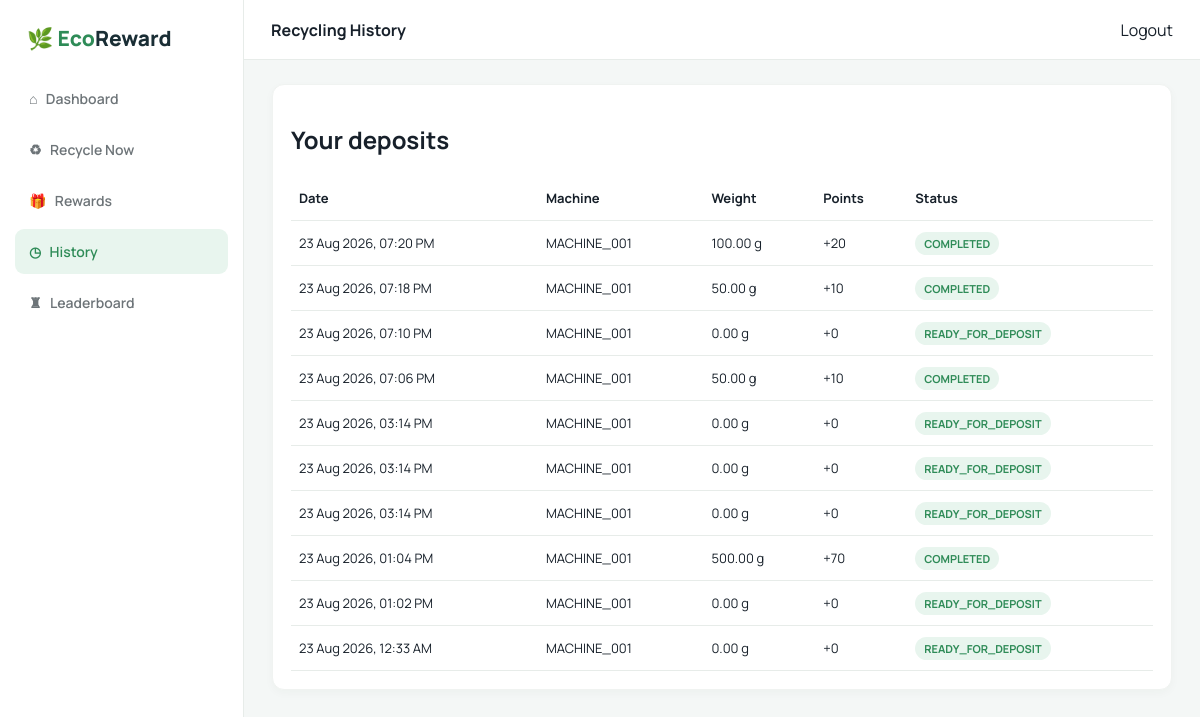
Page /history/ (signed in) on the committed database.
### recycling/models.py (models this page shows)
class RecyclingSession(models.Model):
    STATUS_CHOICES = [(x, x.replace("_", " ").title()) for x in ["RFID_VERIFIED", "READY_FOR_DEPOSIT", "MEASURING", "PROCESSING", "COMPLETED", "REJECTED"]]
    user = models.ForeignKey(User, on_delete=models.CASCADE)
    machine = models.ForeignKey(Machine, on_delete=models.PROTECT)
    rfid_card = models.ForeignKey(RFIDCard, on_delete=models.PROTECT, null=True, blank=True, related_name="sessions")
    session_id = models.CharField(max_length=32, editable=False, default=make_session_id)
    rfid_uid = models.CharField(max_length=64)
    status = models.CharField(max_length=30, choices=STATUS_CHOICES, default="RFID_VERIFIED")
    weight_grams = models.DecimalField(max_digits=8, decimal_places=2, default=0)
    points = models.PositiveIntegerField(default=0)
    created_at = models.DateTimeField(auto_now_add=True)
    completed_at = models.DateTimeField(null=True, blank=True)

class Machine(models.Model):
    STATUS_CHOICES = [("ONLINE", "Online"), ("OFFLINE", "Offline"), ("MAINTENANCE", "Maintenance")]
    code = models.CharField(max_length=40, unique=True)
    location = models.CharField(max_length=120, default="Main Campus")
    status = models.CharField(max_length=20, choices=STATUS_CHOICES, default="ONLINE")
    bin_level = models.PositiveIntegerField(default=40)
    api_key = models.CharField(max_length=120, default="change-me")
    last_seen = models.DateTimeField(auto_now=True)

### recycling/views.py (the view)
# urls.py: path("history/", views.history, name="history"),
@login_required
def history(request):
    return render(request, "user/history.html", {"sessions": RecyclingSession.objects.filter(user=request.user).select_related("machine").order_by("-created_at")})

### templates/user/history.html
{% extends 'base.html' %}{% block body %}
<div class="shell">
  <aside class="sidebar">
    <div>
      <div class="brand"><span>🌿 Eco</span>Reward</div>
      <nav class="nav">
        <a href="{% url 'dashboard' %}">⌂ &nbsp; Dashboard</a
        ><a href="{% url 'recycle' %}">♻ &nbsp; Recycle Now</a
        ><a href="{% url 'rewards' %}">🎁 &nbsp; Rewards</a
        ><a class="active" href="{% url 'history' %}">◷ &nbsp; History</a
        ><a href="{% url 'leaderboard' %}">♜ &nbsp; Leaderboard</a>
      </nav>
    </div>
  </aside>
  <div class="content">
    <header class="topbar">
      <b>Recycling History</b><a href="{% url 'logout' %}">Logout</a>
    </header>
    <main class="main">
      <section class="panel">
        <h1>Your deposits</h1>
        <table class="table">
          <thead>
            <tr>
              <th>Date</th>
              <th>Machine</th>
              <th>Weight</th>
              <th>Points</th>
              <th>Status</th>
            </tr>
          </thead>
          <tbody>
            {% for session in sessions %}
            <tr>
              <td>{{ session.created_at|date:'d M Y, h:i A' }}</td>
              <td>{{ session.machine.code }}</td>
              <td>{{ session.weight_grams }} g</td>
              <td>+{{ session.points }}</td>
              <td><span class="pill">{{ session.status }}</span></td>
            </tr>
            {% empty %}
            <tr>
              <td colspan="5">No recycling sessions yet.</td>
            </tr>
            {% endfor %}
          </tbody>
        </table>
      </section>
    </main>
  </div>
</div>
{% endblock %}

### static/css/app.css (style rules this page uses)
:root { --green:#2e8b57;--dark:#1a2e35;--mint:#e8f5ee;--bg:#f4f7f6;--ink:#17202a;--muted:#6d7478;--line:#e7ece9;--orange:#f48622 }
* { box-sizing:border-box }
body { margin:0;background:var(--bg);color:var(--ink);font-family:Manrope,Arial,sans-serif }
a { text-decoration:none;color:inherit }
.shell { display:flex;min-height:100vh }
.sidebar { width:244px;background:#fff;border-right:1px solid var(--line);padding:20px 15px;display:flex;flex-direction:column;justify-content:space-between }
.brand { font-size:21px;font-weight:800;color:var(--dark);padding:4px 12px 24px }
.brand span { color:var(--green) }
.nav { display:grid;gap:6px }
.nav a { padding:13px 14px;color:var(--muted);border-radius:9px;font-weight:600;font-size:14px }
.nav a.active,.nav a:hover { background:var(--mint);color:var(--green) }
.content { flex:1;min-width:0 }
.topbar { height:60px;background:#fff;border-bottom:1px solid var(--line);display:flex;align-items:center;justify-content:space-between;padding:0 27px }
.main { padding:24px 28px 28px;max-width:1180px;margin:auto }
.hero,.card,.panel { background:#fff;border:1px solid #f0f3f1;border-radius:12px;box-shadow:0 3px 10px #18352c08 }
.panel { padding:18px }
.table { width:100%;border-collapse:collapse;font-size:13px }
.table th,.table td { text-align:left;padding:13px 8px;border-bottom:1px solid var(--line) }
.pill { padding:4px 9px;border-radius:99px;background:var(--mint);color:var(--green);font-size:11px;font-weight:700 }
html,body { max-width:100%;overflow-x:hidden }

### rows in the picture
RecyclingSession: created_at "23 Aug 2026, 07:20 PM", machine.code "MACHINE_001", weight_grams "100.00", points "20", status "COMPLETED"
RecyclingSession: created_at "23 Aug 2026, 07:18 PM", machine.code "MACHINE_001", weight_grams "50.00", points "10", status "COMPLETED"
RecyclingSession: created_at "23 Aug 2026, 07:10 PM", machine.code "MACHINE_001", weight_grams "0.00", points "0", status "READY_FOR_DEPOSIT"
RecyclingSession: created_at "23 Aug 2026, 07:06 PM", machine.code "MACHINE_001", weight_grams "50.00", points "10", status "COMPLETED"
RecyclingSession: created_at "23 Aug 2026, 03:14 PM", machine.code "MACHINE_001", weight_grams "0.00", points "0", status "READY_FOR_DEPOSIT"
RecyclingSession: created_at "23 Aug 2026, 03:14 PM", machine.code "MACHINE_001", weight_grams "0.00", points "0", status "READY_FOR_DEPOSIT"
RecyclingSession: created_at "23 Aug 2026, 03:14 PM", machine.code "MACHINE_001", weight_grams "0.00", points "0", status "READY_FOR_DEPOSIT"
RecyclingSession: created_at "23 Aug 2026, 01:04 PM", machine.code "MACHINE_001", weight_grams "500.00", points "70", status "COMPLETED"
RecyclingSession: created_at "23 Aug 2026, 01:02 PM", machine.code "MACHINE_001", weight_grams "0.00", points "0", status "READY_FOR_DEPOSIT"
RecyclingSession: created_at "23 Aug 2026, 12:33 AM", machine.code "MACHINE_001", weight_grams "0.00", points "0", status "READY_FOR_DEPOSIT"
